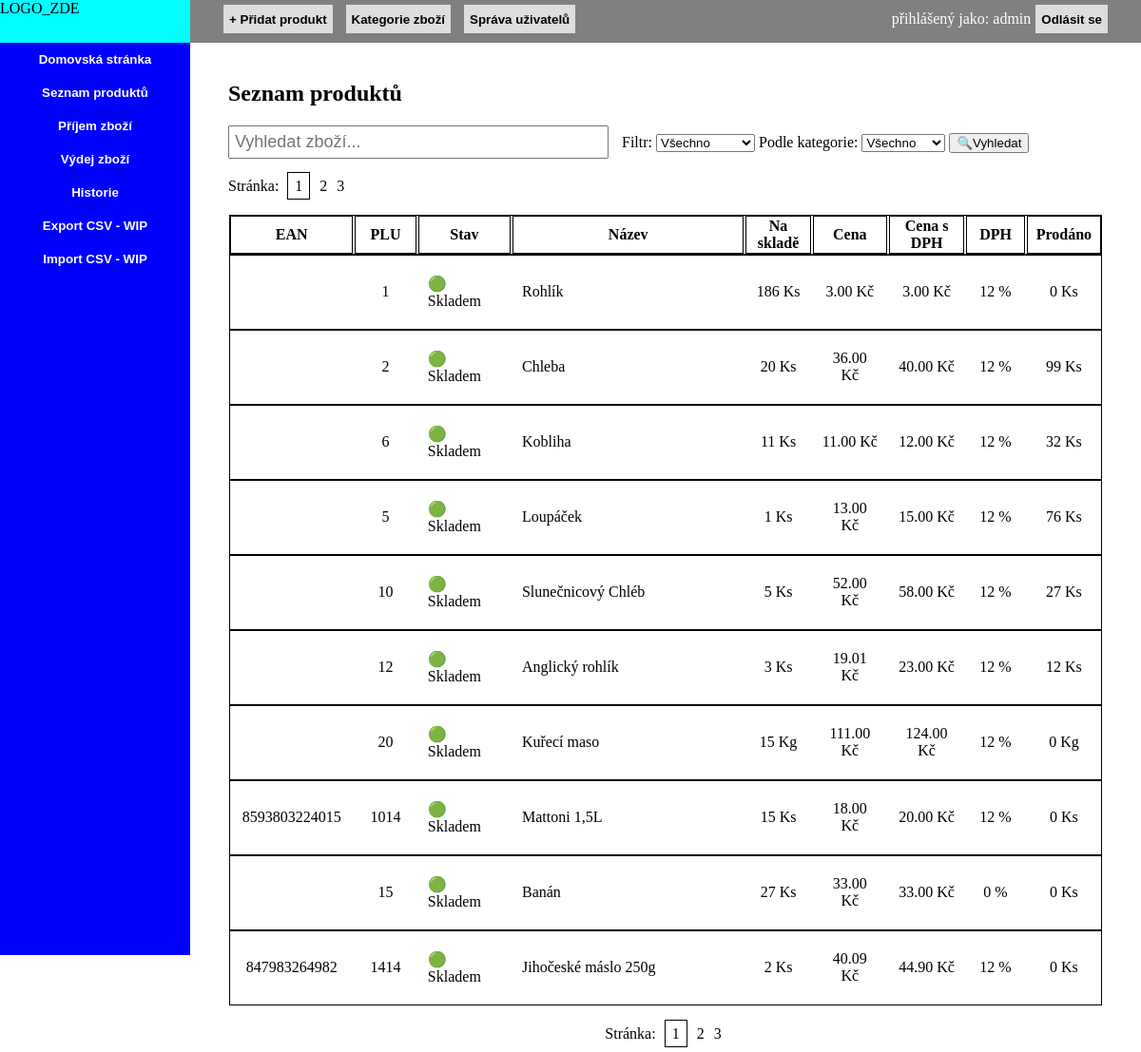
Screenshot of /seznam.php (signed in) with the database file from the repository.
### tables this page shows
CREATE TABLE `produkty` (
  `Název` varchar(64) NOT NULL,
  `Kategorie` varchar(32) NOT NULL,
  `EAN` bigint(128) DEFAULT NULL,
  `PLU` int(32) DEFAULT NULL,
  `Cena` decimal(10,2) NOT NULL,
  `Cena s DPH` decimal(10,2) NOT NULL,
  `DPH` float(10,0) NOT NULL,
  `Množství` float(10,0) NOT NULL,
  `Jednotka` varchar(4) NOT NULL,
  `Prodáno` int(11) NOT NULL DEFAULT 0,
  `ID` int(11) NOT NULL,
  `Pridal` varchar(32) NOT NULL,
  `Poznámka` varchar(255) NOT NULL,
  `Vytvořeno` datetime NOT NULL DEFAULT current_timestamp()
);

### seznam.php (the view, shortened to what this page needs)
<?php
include("header.php");
include("database.php");
?>
        <section class="mainpage">
            <h1>Seznam produktů</h1>
            <div class="top">
                <div>
                    <form method="get" action="seznam.php">
                        <input name="search" type="search" placeholder="Vyhledat zboží..." class="vyhledavac" <?php echo "value='".$_SESSION["search"]."'" ?>>
                        <label for="filtr">Filtr:</label>
                        <select id="filtr" name="filtr" class="filtr">
                            <option value="Všechno" <?php if($_SESSION["filtr"]=="Všechno") echo " selected"?>>Všechno</option>
                        </select>
                        <label for="kate">Podle kategorie: </label>
                        <select name="kategorie">
                            <option>Všechno</option>
                        </select>
                        <button class="vyhledej" type="submit">🔍Vyhledat</button>
                    </form>
                </div>
                <div class='pagination'>
                    Stránka:
                        <?php
                        $sql="SELECT * FROM produkty WHERE 1 ";
                        $result=mysqli_query($conn,$sql);
                        $pocet=ceil(mysqli_num_rows($result)/10);
                        $i=$_SESSION["page"];
                        $a=1;
                        while($a<=$pocet)
                        {
                            echo"<a href=".$_SESSION["action"].".php?page=".$a;
                            if($a==$i)
                                {echo" class='page'";}
                            echo">".$a."</a>";
                            $a++;
                            }
                        ?>
            </div>
            </div>
            <table class="vypis">
                <tr>
                    <th>EAN</th>
                    <th>PLU</th>
                    <th>Stav</th>
                    <th>Název</th>
                    <th>Na skladě</th>
                    <th>Cena</th>
                    <th>Cena s DPH</th>
                    <th>DPH</th>
                    <th>Prodáno</th>
                </tr>
            <?php
            $page=$_SESSION["page"];
            $off=($page-1)*10;
            $sql="SELECT * FROM produkty WHERE 1 ";
            $sql=$sql." LIMIT 10 OFFSET $off";
            $result=mysqli_query($conn,$sql);
            if(mysqli_num_rows($result)> 0)
            {
                while($row=mysqli_fetch_assoc($result))
                    {
                        echo"
                        <tr class='row'>";
                        if($row["EAN"]==0)
                            echo"<td class='ean'></td>";
                        else
                        echo "<td class='ean'>".$row["EAN"]."</td>";
                        if($row["PLU"]==0)
                            echo"<td class='plu'></td>";
                        else
                        echo"<td class='plu'>".$row["PLU"]."</td>";
                        if($row["Množství"]>0)
                            echo"<td class='stav'>🟢 Skladem</td>";
                        else
                            echo"<td class='stav'>🔴 Není skladem</td>";
                        echo"
                        <td class='nazev'><a href='produkt.php?id=".$row["ID"]."'>".$row["Název"]."</a></td>
                        <td class='mnozstvi'>".$row["Množství"]." ";
                        if($row["Jednotka"]=="Kus")
                            echo"Ks";
                        else
                            echo $row["Jednotka"]."</td>";
                        echo"
                        <td class='cena'>".$row["Cena"]." Kč</td>
                        <td class='cena'>".$row["Cena s DPH"]. " Kč</td>
                        <td class='dph'>".$row["DPH"]." %</td>";
                        echo
                        "<td class='prodano'>".$row["Prodáno"]." ";
                        if($row["Jednotka"]=="Kus")
                            echo"Ks"."</td>";
                        else
                            echo $row["Jednotka"]."</td>";
                        echo"
                        </tr>";
                    }
            }
            else
                echo"<div>Produkt nenalezen.</div>";
            ?>
            </table>
            <div class="footer">
                <div class='pagination'>
                    Stránka:
                        <?php
                        $sql="SELECT * FROM produkty WHERE 1 ";
                        $result=mysqli_query($conn,$sql);
                        $pocet=ceil(mysqli_num_rows($result)/10);
                        $i=$_SESSION["page"];
                        $a=1;
                        while($a<=$pocet)
                        {
                            echo"<a href=".$_SESSION["action"].".php?page=".$a;
                            if($a==$i)
                                {echo" class='page'";}
                            echo">".$a."</a>";
                            $a++;
                            }
                        ?>
            </div>
        </section>
<?php
include("footer.php");
?>

### css.css (style rules this page uses)
body { display: grid; grid-template-columns: 200px auto; padding: 0px; margin: 0; height: 100vh; }
.mainpage { padding: 20px 40px 60px 40px; height: 115vh; }
.vyhledavac { font-size: 18px; margin-right: 10px; margin-bottom: 10px; width: 400px; padding: 5px; }
.vypis { width: 100%; }
td { padding: 20px 10px; }
.cena,.dph,.mnozstvi,.prodano { width: 90px; }
.cena,.dph,.mnozstvi,.prodano,.ean,.plu { text-align: center; }
.plu { width: 70px; }
.ean { width: 120px; }
tr { outline: 1px solid black; }
th { border: 1px solid black; }
table { margin-top: 20px; }
.stav { width:120px; }
.top { display: flex; justify-content: space-between; flex-wrap: wrap; }
.pagination { margin-top: 10px; }
a { text-decoration: none; color:black; }
.nazev { width: 500px; }
.page { border: 1px solid black; margin: 5px; padding: 5px 7px; }
.pagination a { margin: 5px; }
.footer { padding: 10px; display:flex; justify-content: center; }

### rows the page displays
produkty: PLU "1", shows "🟢 Skladem", Název "Rohlík", Množství "186", Jednotka "Ks", Cena "3.00", Cena s DPH "3.00", DPH "12", Prodáno "0"
produkty: PLU "2", shows "🟢 Skladem", Název "Chleba", Množství "20", Jednotka "Ks", Cena "36.00", Cena s DPH "40.00", DPH "12", Prodáno "99"
produkty: PLU "6", shows "🟢 Skladem", Název "Kobliha", Množství "11", Jednotka "Ks", Cena "11.00", Cena s DPH "12.00", DPH "12", Prodáno "32"
produkty: PLU "5", shows "🟢 Skladem", Název "Loupáček", Množství "1", Jednotka "Ks", Cena "13.00", Cena s DPH "15.00", DPH "12", Prodáno "76"
produkty: PLU "10", shows "🟢 Skladem", Název "Slunečnicový Chléb", Množství "5", Jednotka "Ks", Cena "52.00", Cena s DPH "58.00", DPH "12", Prodáno "27"
produkty: PLU "12", shows "🟢 Skladem", Název "Anglický rohlík", Množství "3", Jednotka "Ks", Cena "19.01", Cena s DPH "23.00", DPH "12", Prodáno "12"
produkty: PLU "20", shows "🟢 Skladem", Název "Kuřecí maso", Množství "15", Jednotka "Kg", Cena "111.00", Cena s DPH "124.00", DPH "12", Prodáno "0"
produkty: EAN "8593803224015", PLU "1014", shows "🟢 Skladem", Název "Mattoni 1,5L", Množství "15", Jednotka "Ks", Cena "18.00", Cena s DPH "20.00", DPH "12", Prodáno "0"
produkty: PLU "15", shows "🟢 Skladem", Název "Banán", Množství "27", Jednotka "Ks", Cena "33.00", Cena s DPH "33.00", DPH "0", Prodáno "0"
produkty: EAN "847983264982", PLU "1414", shows "🟢 Skladem", Název "Jihočeské máslo 250g", Množství "2", Jednotka "Ks", Cena "40.09", Cena s DPH "44.90", DPH "12", Prodáno "0"

### other values shown
$_SESSION['username'] "admin"
